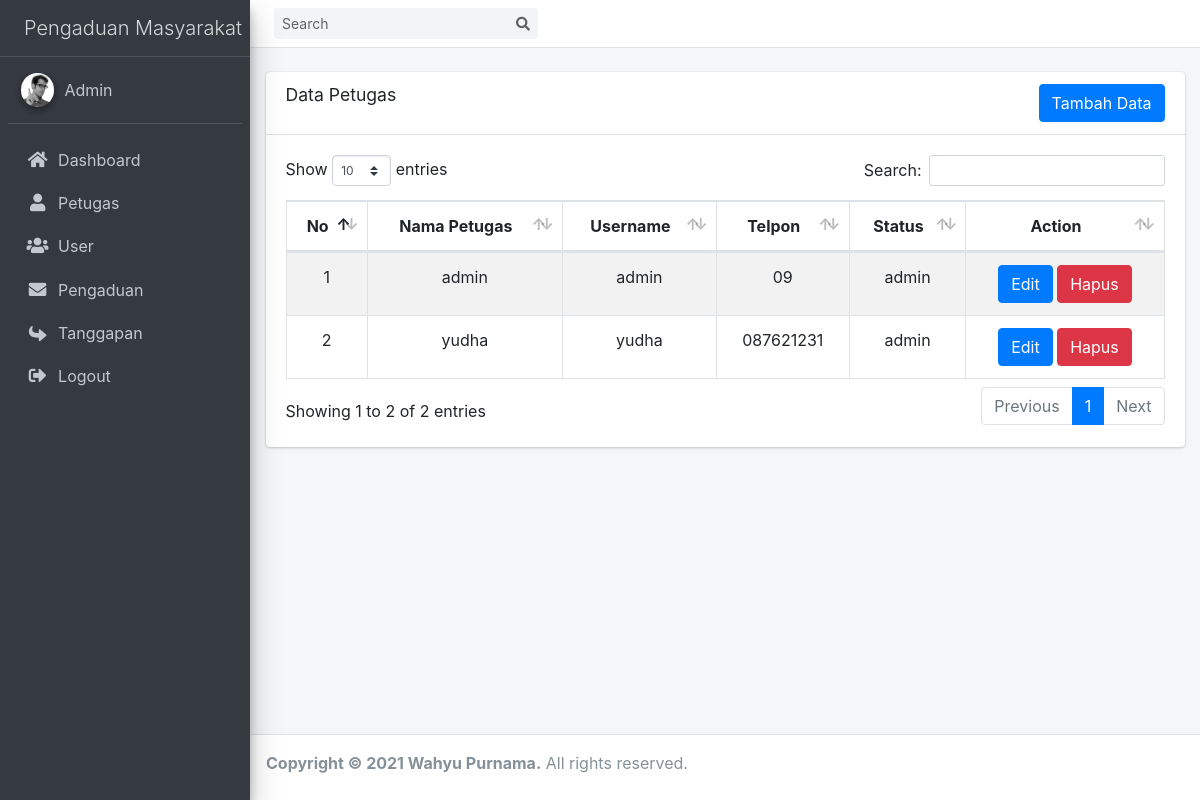
Before: /index.php?page=petugas (signed in) with the older database file.
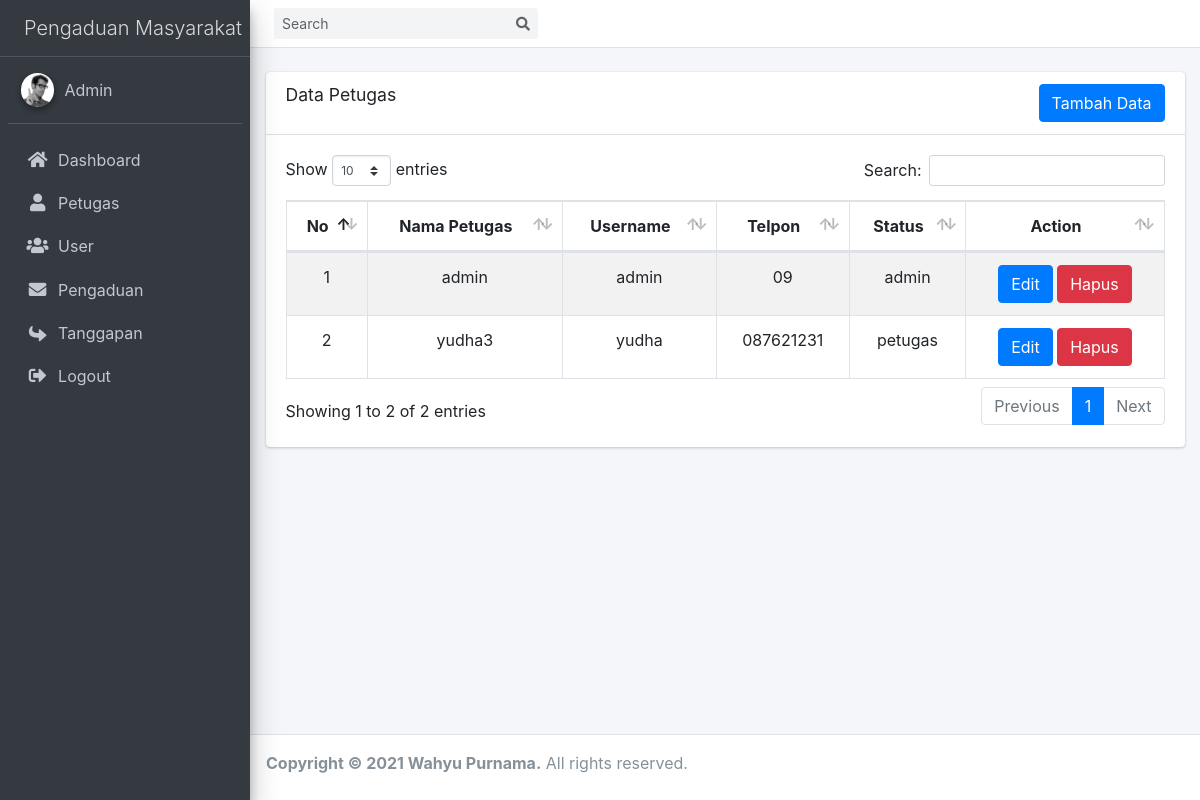
After: the same page with the newer database file.
### tables this page shows
CREATE TABLE `petugas` (
  `id_petugas` int(11) NOT NULL,
  `nama_petugas` varchar(50) NOT NULL,
  `username` varchar(50) NOT NULL,
  `password` varchar(255) NOT NULL,
  `telp` varchar(14) NOT NULL,
  `level` enum('admin','petugas') NOT NULL
);

### model/Database.php (called while the page is built, shortened)
<?php
class Database
{
    private $hs = 'localhost';
    private $us = 'wahyu';
    private $pw = 'wahyup';
    private $db = 'ukk_pengaduan';
    public function conn()
    {
        $return = mysqli_connect($this->hs,$this->us,$this->pw,$this->db);
        return $return;
    }
}

### model/Petugas.php (called while the page is built, shortened)
<?php
class Petugas extends Database
{
    private $db;
    public function __construct()
    {
        $this->db = $this->conn();
    }
    public function getData()
    {
        $sql = "SELECT * FROM petugas";
        $data = $this->db->query($sql);
        if ($data->num_rows > 0) {
            while ($d = $data->fetch_assoc()) {
                $hasil[] = $d;
            }
            return $hasil;
        }else{
            return $hasil = [];
        }
    }
}

### views/petugas.php (the view, shortened to what this page needs)
<?php
    $p = new Petugas();
    $data = $p->getData();
?>
<br>
<div class="card ">
  <div class="card-header ">
    <h3 class="card-title">Data Petugas</h3>
    <div class="d-flex justify-content-end">
        <button type="button" class="btn btn-primary" data-toggle="modal" data-target="#modal-default">Tambah Data </button>
    </div>
  </div>
  <div class="card-body">
    <table id="example2" class="table table-bordered table-striped text-center">
      <thead>
      <tr>
        <th>No</th>
        <th>Nama Petugas</th>
        <th>Username</th>
        <th>Telpon</th>
        <th>Status</th>
        <th>Action</th>
      </tr>
      </thead>
      <tbody>
          <?php $i = 1 ?>
          <?php foreach ($data as $d): ?>
              <tr>
                <td><?php echo $i++ ?></td>
                <td><?php echo $d['nama_petugas'] ?> </td>
                <td><?php echo $d['username'] ?></td>
                <td><?php echo $d['telp'] ?></td>
                <td><?php echo $d['level'] ?></td>
                <td>
                    <a href="?page=edit-petugas&id=<?php echo $d['id_petugas'] ?>" class="btn btn-primary">Edit</a>
                    <a href="?page=petugas&d-id=<?php echo $d['id_petugas'] ?>" class="btn btn-danger">Hapus</a>
                </td>
              </tr>
          <?php endforeach; ?>
      </tbody>
    </table>
  </div>
</div>

Changed rows visible on the page:
changed petugas "yudha": nama_petugas "yudha" → "yudha3"; level "admin" → "petugas"
